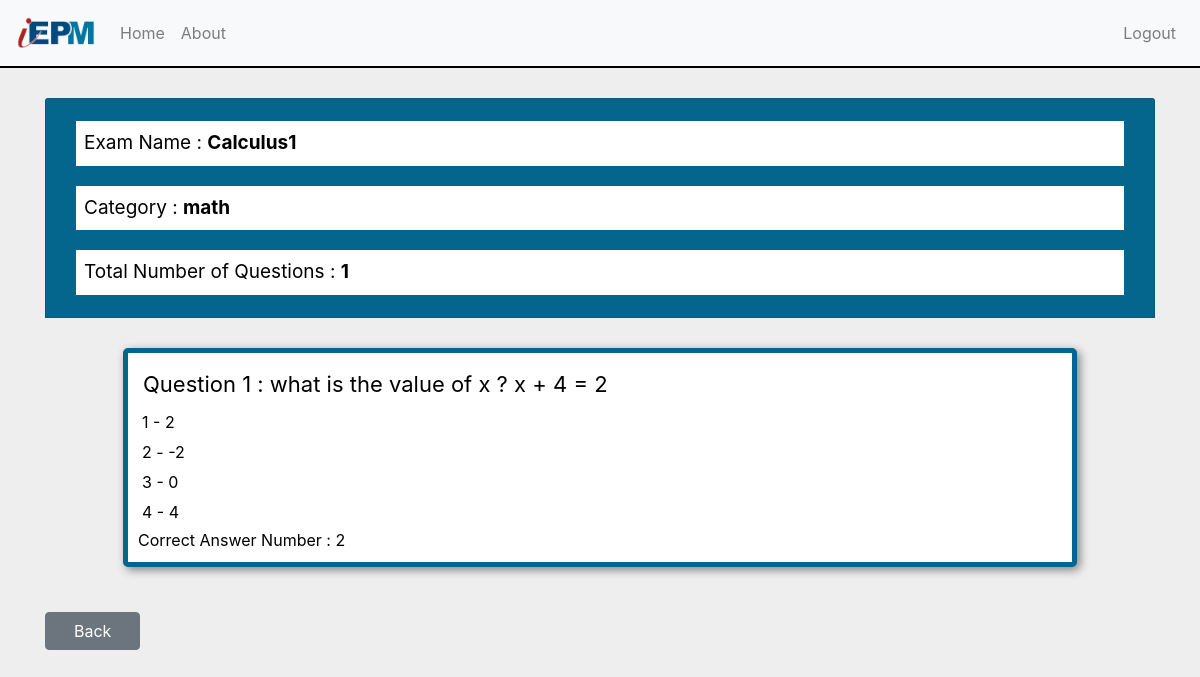
Screenshot of /manage_exam/165/show_exam/ with the database file from the repository.
### main_app/models.py (models this page shows, shortened)
class Exam(models.Model):
    examiner = models.ForeignKey(MyUser, on_delete=models.CASCADE, related_name='exams')
    exam_name = models.CharField(max_length=255)
    slug = models.SlugField(null=True, blank=True)
    category = models.CharField(max_length=255)
    exam_creation_date = models.DateTimeField(default=timezone.datetime.now())
    is_published = models.BooleanField(default=False)
    students = models.ManyToManyField(MyUser, related_name='+')
    num_of_questions = models.IntegerField(default=0)

class Question(models.Model):
    exam = models.ForeignKey(Exam, on_delete=models.CASCADE)
    body = models.TextField(max_length=4096)
    op1 = models.CharField(max_length=255)
    op2 = models.CharField(max_length=255)
    op3 = models.CharField(max_length=255)
    op4 = models.CharField(max_length=255)
    correct_ans = models.IntegerField()

### main_app/views.py (the view)
# urls.py: path('manage_exam/<int:exam_id>/show_exam/', users_views.show_exam, name='show_exam'),
def show_exam(request, exam_id):
    exam = Exam.objects.get(id=exam_id)
    exam_name = exam.exam_name
    exam_category = exam.category
    questions = Question.objects.filter(exam=exam)
    questions_count = len(questions)
    data = {
        'exam_id': exam_id,
        'exam_name': exam_name,
        'exam_category': exam_category,
        'questions': questions,
        'questions_count': questions_count
    }
    return render(request, 'main_app/show_exam.html', data)

### main_app/templates/main_app/show_exam.html (shortened to what this page needs)
{% extends 'base.html' %}
{% load static %}
{% load crispy_forms_tags %}
{% block custom_css %}
    <link rel="stylesheet" href="{% static 'main_app/css/show_exam.css' %}">
{% endblock %}
{% block logout_in_navbar %}
    <li class="nav-item mr-auto">
        <a class="nav-link" href="{% url 'users:logout' %}">Logout</a>
    </li>
{% endblock %}
{% block content %}
    <div class="container ">
        <div class="row">
            <div class="col">
                <div class="card card-header" style="background-color:  #05668D;">
                        <div class="info">Exam Name : <span id="eCode">{{ exam_name }}</span></div>
                        <div class="info">Category : <span id="eName">{{ exam_category }}</span></div>
                        <div class="info">Total Number of Questions : <span id="questionsNum">{{ questions_count }}</span></div>
                    </div>
                      <div id="allQuestinos_area">
                          {% for question in questions %}
                          <div class="question">
                            <div class="question_body">
                                Question <span>{{ forloop.counter }}</span> : <span>{{ question.body }}</span>
                            </div>
                            <div class="option">
                                <span>1</span> - <span>{{ question.op1 }}</span>
                            </div>
                            <div class="option">
                                <span>2</span> - <span>{{ question.op2 }}</span>
                            </div>
                            <div class="option">
                                <span>3</span> - <span>{{ question.op3 }}</span>
                            </div>
                            <div class="option">
                                <span>4</span> - <span>{{ question.op4 }}</span>
                            </div>
                            <div class="correct_answer">
                                Correct Answer Number : <span>{{ question.correct_ans }}</span>
                            </div>
                          </div>
                          {% endfor %}
                       </div>
                    <span><a href="{% url 'main:all_exams' %}"  class="btn btn-secondary" id="backBtn">&emsp;Back&emsp;</a></span>
            </div>
        </div>
    </div>
{% endblock %}

### main_app/static/main_app/css/show_exam.css (style rules this page uses)
.info { background-color: white; margin: 10px; padding: 8px; font-size: 19px; }
.info span { font-weight: bold; }
.card-header { margin: 30px auto; color: black; }
#allQuestinos_area { margin: 20px auto; padding: 0 25px 25px 25px; }
.question { margin: 0px auto; padding: 10px; border: 5px solid #05668D; width: 90%; border-radius: 5px; background-color: white; margin-top: 25px; color: black; box-shadow: 3px 3px 10px gray; }
.question_body { font-size: 22px; padding: 5px; }
.option { padding: 2px; margin: 2px; background: white; background-color: white; color: black; }

### rows the page displays
Exam: exam_name "Calculus1", category "math"
Question: body "what is the value of x ? x + 4 = 2", op1 "2", op2 "-2", op3 "0", op4 "4", correct_ans "2"

### other values shown
{{ questions_count }} "1"
